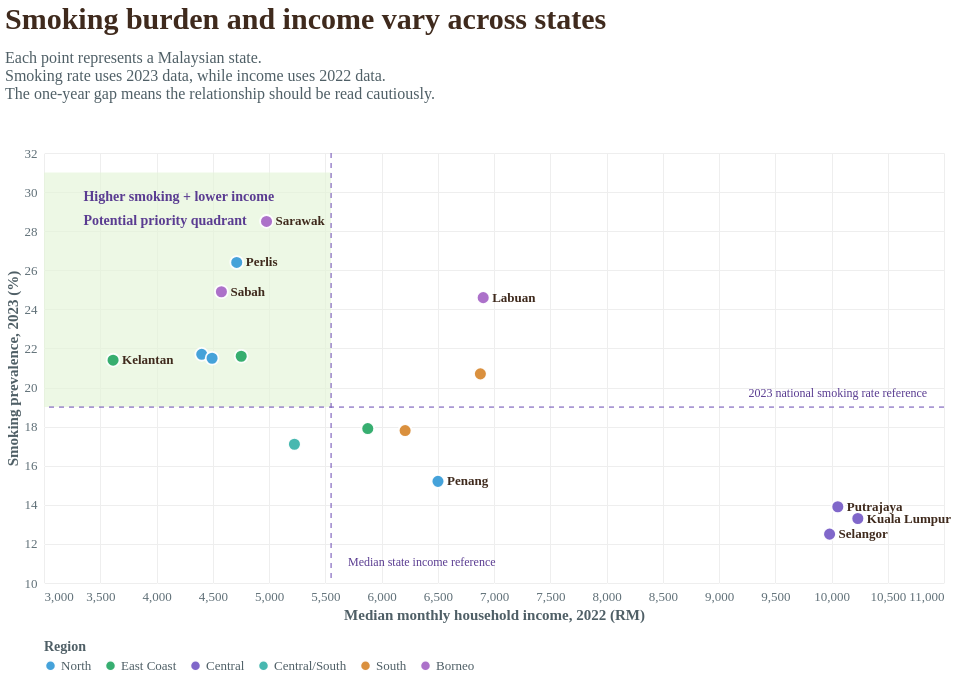

The specification (Vega-Lite) saved for this image:
### Vega-Lite specification from a JSON file in a GitHub repository (floating-point values rounded to 4 significant figures)
{"$schema": "https://vega.github.io/schema/vega-lite/v5.json", "description": "Bubble scatter plot comparing Malaysian state smoking rates in 2023 with median household income in 2022.", "width": 900, "height": 430, "background": "white", "title": {"text": "Smoking burden and income vary across states", "subtitle": ["Each point represents a Malaysian state.", "Smoking rate uses 2023 data, while income uses 2022 data.", "The one-year gap means the relationship should be read cautiously."], "font": "Crimson Text", "fontSize": 30, "fontWeight": "bold", "color": "#3f2a1d", "subtitleFont": "Source Sans Pro", "subtitleFontSize": 16, "subtitleColor": "#4f5f66", "anchor": "start", "offset": 45, "subtitlePadding": 15}, "data": {"values": [{"State": "Johor", "Smoking_Rate": 20.7, "Median_Income": 6879, "Region": "South", "LabelType": "Other"}, {"State": "Kedah", "Smoking_Rate": 21.7, "Median_Income": 4402, "Region": "North", "LabelType": "Other"}, {"State": "Kelantan", "Smoking_Rate": 21.4, "Median_Income": 3614, "Region": "East Coast", "LabelType": "Key"}, {"State": "Melaka", "Smoking_Rate": 17.8, "Median_Income": 6210, "Region": "South", "LabelType": "Other"}, {"State": "Negeri Sembilan", "Smoking_Rate": 17.1, "Median_Income": 5226, "Region": "Central/South", "LabelType": "Other"}, {"State": "Pahang", "Smoking_Rate": 21.6, "Median_Income": 4753, "Region": "East Coast", "LabelType": "Other"}, {"State": "Penang", "Smoking_Rate": 15.2, "Median_Income": 6502, "Region": "North", "LabelType": "Key"}, {"State": "Perak", "Smoking_Rate": 21.5, "Median_Income": 4494, "Region": "North", "LabelType": "Other"}, {"State": "Perlis", "Smoking_Rate": 26.4, "Median_Income": 4713, "Region": "North", "LabelType": "Key"}, {"State": "Selangor", "Smoking_Rate": 12.5, "Median_Income": 9983, "Region": "Central", "LabelType": "Key"}, {"State": "Terengganu", "Smoking_Rate": 17.9, "Median_Income": 5878, "Region": "East Coast", "LabelType": "Other"}, {"State": "Sabah", "Smoking_Rate": 24.9, "Median_Income": 4577, "Region": "Borneo", "LabelType": "Key"}, {"State": "Sarawak", "Smoking_Rate": 28.5, "Median_Income": 4978, "Region": "Borneo", "LabelType": "Key"}, {"State": "Kuala Lumpur", "Smoking_Rate": 13.3, "Median_Income": 10234, "Region": "Central", "LabelType": "Key"}, {"State": "Labuan", "Smoking_Rate": 24.6, "Median_Income": 6904, "Region": "Borneo", "LabelType": "Key"}, {"State": "Putrajaya", "Smoking_Rate": 13.9, "Median_Income": 10056, "Region": "Central", "LabelType": "Key"}]}, "layer": [{"data": {"values": [{"x1": 3000, "x2": 5552, "y1": 19.0, "y2": 31}]}, "mark": {"type": "rect", "fill": "#e3f4d8", "opacity": 0.65}, "encoding": {"x": {"field": "x1", "type": "quantitative", "scale": {"domain": [3000, 11000]}, "axis": {"title": "Median monthly household income, 2022 (RM)", "titleFont": "Source Sans Pro", "titleFontSize": 15, "titleFontWeight": "bold", "titleColor": "#4f5f66", "labelFont": "Source Sans Pro", "labelFontSize": 13, "labelColor": "#5f6f77", "grid": true, "gridColor": "#eeeeee", "domain": false, "tickColor": "#ffffff"}}, "x2": {"field": "x2"}, "y": {"field": "y1", "type": "quantitative", "scale": {"domain": [10, 31]}, "axis": {"title": "Smoking prevalence, 2023 (%)", "titleFont": "Source Sans Pro", "titleFontSize": 15, "titleFontWeight": "bold", "titleColor": "#4f5f66", "labelFont": "Source Sans Pro", "labelFontSize": 13, "labelColor": "#5f6f77", "grid": true, "gridColor": "#eeeeee", "domain": false, "tickColor": "#ffffff"}}, "y2": {"field": "y2"}}}, {"data": {"values": [{"x": 5552}]}, "mark": {"type": "rule", "stroke": "#7a5dbb", "strokeWidth": 1.4, "strokeDash": [5, 5], "opacity": 0.8}, "encoding": {"x": {"field": "x", "type": "quantitative"}}}, {"data": {"values": [{"y": 19.0}]}, "mark": {"type": "rule", "stroke": "#7a5dbb", "strokeWidth": 1.4, "strokeDash": [5, 5], "opacity": 0.8}, "encoding": {"y": {"field": "y", "type": "quantitative"}}}, {"mark": {"type": "point", "filled": true, "size": 165, "stroke": "white", "strokeWidth": 1.8, "opacity": 0.96}, "encoding": {"x": {"field": "Median_Income", "type": "quantitative"}, "y": {"field": "Smoking_Rate", "type": "quantitative"}, "color": {"field": "Region", "type": "nominal", "scale": {"domain": ["North", "East Coast", "Central", "Central/South", "South", "Borneo"], "range": ["#3d9ed8", "#2fab6a", "#7b61c8", "#40b5ad", "#d88b36", "#a96bc8"]}, "legend": {"title": "Region", "orient": "bottom", "labelFont": "Source Sans Pro", "labelFontSize": 13, "titleFont": "Source Sans Pro", "titleFontSize": 14, "titleColor": "#4f5f66", "labelColor": "#4f5f66", "direction": "horizontal"}}, "tooltip": [{"field": "State", "type": "nominal", "title": "State"}, {"field": "Smoking_Rate", "type": "quantitative", "title": "Smoking rate 2023 (%)", "format": ".1f"}, {"field": "Median_Income", "type": "quantitative", "title": "Median income 2022 (RM)", "format": ",.0f"}, {"field": "Region", "type": "nominal", "title": "Region"}]}}, {"transform": [{"filter": "datum.LabelType === 'Key'"}], "mark": {"type": "text", "align": "left", "baseline": "middle", "dx": 9, "font": "Source Sans Pro", "fontSize": 13, "fontWeight": "bold", "color": "#3f2a1d"}, "encoding": {"x": {"field": "Median_Income", "type": "quantitative"}, "y": {"field": "Smoking_Rate", "type": "quantitative"}, "text": {"field": "State"}}}, {"data": {"values": [{"x": 3350, "y": 30.1, "Text": "Higher smoking + lower income"}, {"x": 3350, "y": 28.9, "Text": "Potential priority quadrant"}]}, "mark": {"type": "text", "align": "left", "baseline": "top", "font": "Source Sans Pro", "fontSize": 14, "fontWeight": "bold", "color": "#5a3c91"}, "encoding": {"x": {"field": "x", "type": "quantitative"}, "y": {"field": "y", "type": "quantitative"}, "text": {"field": "Text"}}}, {"data": {"values": [{"x": 5702, "y": 10.6, "Text": "Median state income reference"}]}, "mark": {"type": "text", "align": "left", "baseline": "bottom", "font": "Source Sans Pro", "fontSize": 12, "color": "#5a3c91", "dy": -2}, "encoding": {"x": {"field": "x", "type": "quantitative"}, "y": {"field": "y", "type": "quantitative"}, "text": {"field": "Text"}}}, {"data": {"values": [{"x": 10850, "y": 19.2, "Text": "2023 national smoking rate reference"}]}, "mark": {"type": "text", "align": "right", "baseline": "bottom", "font": "Source Sans Pro", "fontSize": 12, "color": "#5a3c91", "dy": -3}, "encoding": {"x": {"field": "x", "type": "quantitative"}, "y": {"field": "y", "type": "quantitative"}, "text": {"field": "Text"}}}], "config": {"view": {"stroke": null}, "axis": {"labelFont": "Source Sans Pro", "titleFont": "Source Sans Pro"}}}
